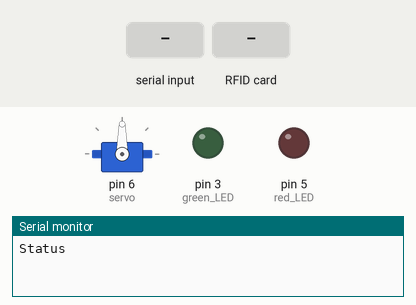
Recording of a sketch running on a simulated Arduino Uno, built with avr-gcc and run on an emulated ATmega328P. On the bench: servo, output pins drawn as LEDs (lit = HIGH), the last lines printed to the serial monitor. The test bench sets the inputs (shaded band). Pins used as bus, display or sensor lines are not drawn.

Above: at 0.9 s.
1.0 s: "1\n" received over Serial
3.5 s: "-1" received over Serial
At 4.9 s:
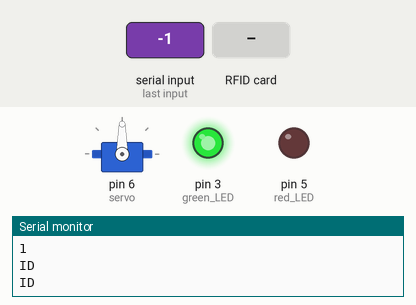
6.0 s: RFID card 5E 7A 19 C4 held to the reader
7.5 s: RFID card 5E 7A 19 C4 held to the reader
At 9.2 s:
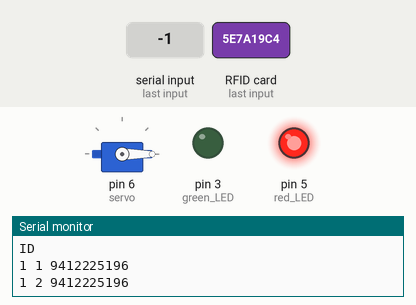
Timing chart, 0 to 10.5 s (numbered marks = the images above; inputs shaded):
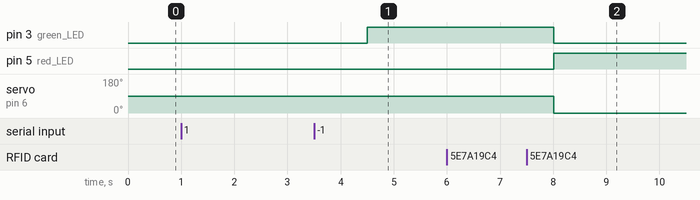

The sketch:

ArduinoCopy2.ino
```cpp
#include <SPI.h>
#include <RFID.h>
#include <Servo.h>
#define SS_PIN 10
#define RST_PIN 9

Servo servo;
RFID rfid(SS_PIN, RST_PIN);
String currentRfid;
String savedRfid;
int lock = 90;
int unlock = 0;

void setup(){
  Serial.begin(9600); // 9600 bits per second
  SPI.begin();
  rfid.init();
  servo.attach(6); // servo motor's port/   servo.write(0); // initialize to unlocked position
  savedRfid[0] = -1; // default RFID value
  pinMode(5, OUTPUT); //red LED
  pinMode(3, OUTPUT); //green LED
  servo.write(lock);
  savedRfid = String(-1);
  currentRfid = String(-1);

  // Receives status and id values from Pi via serial exchange
  int status = -1;
  while (status != 1 && status != 2) {
    servo.write(lock);
    Serial.println("Status");
    status = Serial.readString().toInt();
    //if (status == NULL) {
	//status = -1;
	//}
  }
  Serial.println(String(status));
  long id = -1;
  while (id != 1) {
    Serial.println("ID");
    savedRfid = Serial.readString();
    if(savedRfid.length() > 1){
      id = 1;
    }
    //if (id == NULL) {
	//id = -1;
	//}
  }

  // Initializes lock settings to match last saved status
  if (status == 1) {
    servo.write(lock);
    digitalWrite(3, HIGH);
    digitalWrite(5, LOW);
  } else {
    servo.write(unlock);
    digitalWrite(3, LOW);
    digitalWrite(5, HIGH);
    savedRfid = "-1";
  }

}

void loop() {
  if (rfid.isCard()) {
    if (rfid.readCardSerial()) {
	    currentRfid = String(rfid.serNum[0]) + "" + String(rfid.serNum[1]) + "" + String(rfid.serNum[2]) + "" + String(rfid.serNum[3]);

      if (savedRfid == "-1"){ // to lock
        savedRfid = currentRfid;
        digitalWrite(3, HIGH);
        digitalWrite(5, LOW);
        Serial.println("1 1 " + String(rfid.serNum[0]) + "" + String(rfid.serNum[1]) + "" + String(rfid.serNum[2]) + "" + String(rfid.serNum[3]));
        servo.write(lock);
      } else if (currentRfid == savedRfid) { // to unlock
        savedRfid = "-1";
        Serial.println("1 2 " + String(rfid.serNum[0]) + "" + String(rfid.serNum[1]) + "" + String(rfid.serNum[2]) + "" + String(rfid.serNum[3]));
        digitalWrite(3, LOW);
        digitalWrite(5, HIGH);
        servo.write(unlock);
      } else { // to remain locked if RFID does not work
        for(int i = 0; i < 10; i++){
          digitalWrite(3, i % 2 == 0 ? HIGH : LOW);
          digitalWrite(5, i % 2 == 0 ? LOW : HIGH);
          delay(250);
        }
        digitalWrite(3, HIGH);
        digitalWrite(5, LOW);
        Serial.println("0 1 " + String(rfid.serNum[0]) + "" + String(rfid.serNum[1]) + "" + String(rfid.serNum[2]) + "" + String(rfid.serNum[3]));
      }
      delay(2000);
    }
    rfid.halt();
  }
}
```

Measured:
- after the input at 3.5 s, pin 3 (green_LED): LOW → HIGH after 1.0 s
- after the input at 7.5 s, pin 3 (green_LED): HIGH → LOW after 0.51 s; pin 5 (red_LED): LOW → HIGH after 0.51 s; servo on pin 6 (servo): 90° → 0° after 0.51 s
